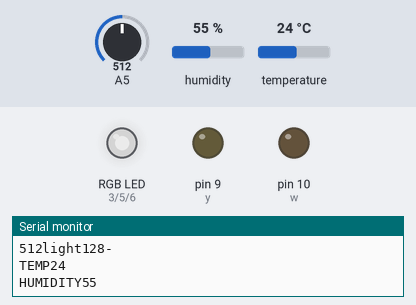
Simulated run of this sketch. Board: Arduino Uno, built with avr-gcc and run on an emulated ATmega328P. On the bench: an RGB LED mixed from three pins (HIGH = lit), output pins drawn as LEDs (lit = HIGH), the last lines printed to the serial monitor. The inputs (shaded band) are chosen by the test bench; at power-on: A5 = 512, humidity 55 %, temperature 24 °C. Dim RGB values are drawn brighter than linear.

Above: at 1.3 s.
1.4 s: A5 set to 716
At 3.5 s:
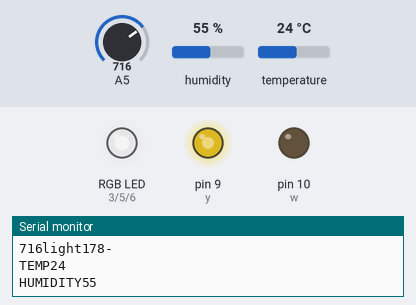
4.0 s: A5 set to 900
At 5.2 s:
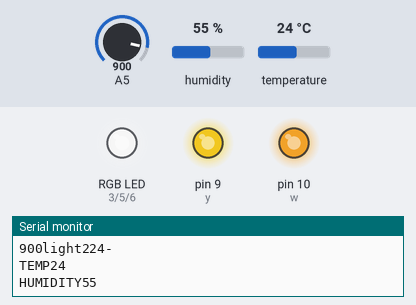
5.6 s: A5 set to 306
At 6.8 s:
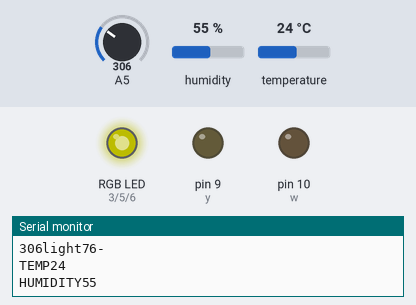
7.1 s: A5 set to 122
At 8.6 s:
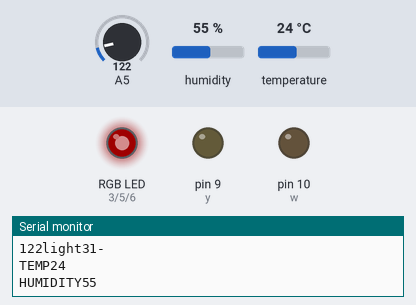
Timing chart, 0 to 9.7 s (numbered marks = the images above; inputs shaded):
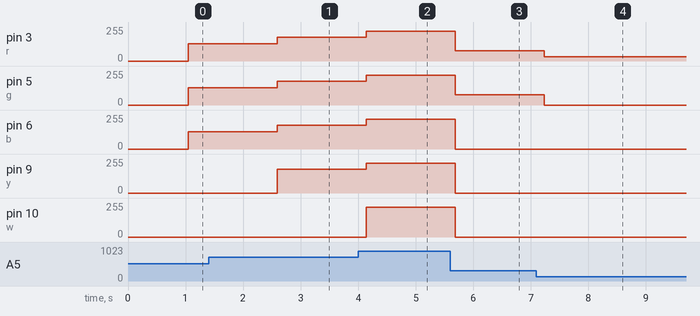

Measured:
- after the input at 1.4 s, pin 3 (r), pin 5 (g), pin 6 (b): 128/255 → 178/255 after 1.2 s; pin 9 (y): 0/255 → 178/255 after 1.2 s
- after the input at 4.0 s, pin 3 (r), pin 5 (g), pin 6 (b), pin 9 (y): 178/255 → 224/255 after 0.14 s; pin 10 (w): 0/255 → 224/255 after 0.14 s
- after the input at 5.6 s, pin 3 (r), pin 5 (g): 224/255 → 76/255 after 0.09 s; pin 6 (b), pin 9 (y), pin 10 (w): 224/255 → 0/255 after 0.09 s
- after the input at 7.1 s, pin 3 (r): 76/255 → 31/255 after 0.14 s; pin 5 (g): 76/255 → 0/255 after 0.14 s

The sketch:

night.ight.ino
```cpp
/*this code adjusts the brightness and number of leds based on the light falling on the ir sensor
it also has a dht11 sensor to measure and print temperature and humidity
*/

#include "DHT11.h"igh
DHT11 dht11(2);
int light;
int r=3 ;
int g= 5;
int b = 6;
int w = 10;
int y = 9;
int brightness;

void setup() {
  // put your setup code here, to run once:
  pinMode(3, OUTPUT);
    pinMode(5, OUTPUT);
  pinMode(6, OUTPUT);
  pinMode(9, OUTPUT);
  pinMode(10, OUTPUT);

  pinMode(7, INPUT);
  Serial.begin(9600);
}

void loop() {
  // put your main code here, to run repeatedly:
  int temp = dht11.readTemperature();
  int hum = dht11.readHumidity();
 analogWrite(r,0);
    analogWrite(g,0);
    analogWrite(b,0);
    analogWrite(w,0);
    analogWrite(y,0);
   light =analogRead(5);
   brightness = map(light,1,1023,1,255);
   Serial.print(light);
   Serial.print("light");
   Serial.print(brightness);
   Serial.println("-");
   Serial.print("TEMP");
   Serial.println(temp);
   Serial.print("HUMIDITY");
   Serial.println(hum);
   long roundbright = light/200;
   if(roundbright<1){
    analogWrite(r,brightness);
   }
   else if(roundbright<2){
    analogWrite(r,brightness);
    analogWrite(g,brightness);
   }
   else if(roundbright<3){
    analogWrite(r,brightness);
    analogWrite(g,brightness);
    analogWrite(b,brightness);
   }
   else if(roundbright<4){
    analogWrite(r,brightness);
    analogWrite(g,brightness);
    analogWrite(b,brightness);
    analogWrite(y,brightness);
   }
   else{
    analogWrite(r,brightness);
    analogWrite(g,brightness);
    analogWrite(b,brightness);
    analogWrite(w,brightness);
    analogWrite(y,brightness);
   }
   delay(500);
}
```
